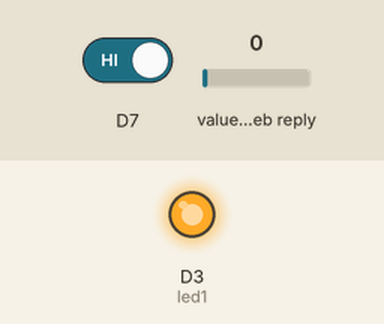
A sketch run on a simulated ESP8266 (NodeMCU). Parts: output pins drawn as LEDs (lit = HIGH). The test bench sets the inputs (shaded band); at power-on: D7 HIGH, value in the web reply 0. WiFi joins after 1.5 s; servers stay silent unless stated; web services answer with replies made up by the test bench.

Above: at 2.6 s.
2.7 s: D7 driven LOW
At 3.2 s:
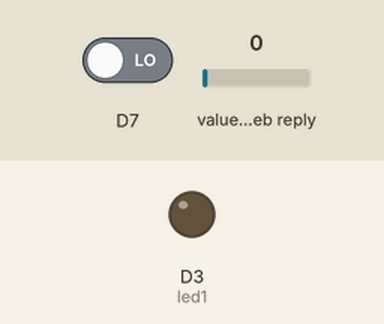
4.2 s: D7 driven HIGH
At 5.2 s:
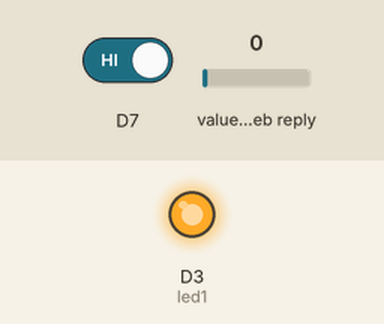
Timing chart, 0 to 7.2 s (numbered marks = the images above; inputs shaded):
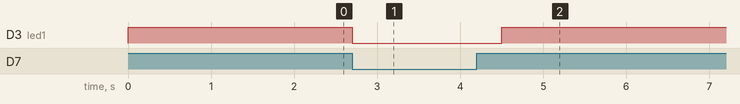

The sketch:

smartlight.ino
```cpp
#include <ESP8266WiFi.h>
#include <WiFiClient.h>
#include <ThingSpeak.h>

const char* ssid = "Beast Gogeta"; // Replace with your Wi-Fi SSID
const char* password = "instagram"; // Replace with your Wi-Fi password

WiFiClient client;

unsigned long myChannelNumber = 2285389; // ThingSpeak channel number
const char * myWriteAPIKey = "XCZL7HQUFCL9FRDR"; // ThingSpeak write API key
const char * myReadAPIKey = "LJ24LIGM1ARTNVPL"; // ThingSpeak read API key

int led1 = D3; // GPIO pin for LED

void setup() {
    Serial.begin(9600); // Initialize serial communication
    pinMode(led1, OUTPUT); // Set LED pin as output
    WiFi.begin(ssid, password); // Connect to Wi-Fi network
    ThingSpeak.begin(client); // Initialize ThingSpeak client
}

void loop() {
    int s1 = digitalRead(D7); // Read digital value from IR sensor
    if (s1 == 0) {
        digitalWrite(led1, LOW); // Turn off LED if sensor detects no motion
    } else {
        digitalWrite(led1, HIGH); // Turn on LED if sensor detects motion
    }

    // Upload sensor data to ThingSpeak
    ThingSpeak.writeField(myChannelNumber, 2, s1, myWriteAPIKey); // Upload IR sensor data
    ThingSpeak.writeField(myChannelNumber, 5, led1, myWriteAPIKey); // Upload LED state

    // Read LED state from ThingSpeak and control LED accordingly
    int led_1 = ThingSpeak.readIntField(myChannelNumber, 5, myReadAPIKey);
    if (led_1 == 1) {
        digitalWrite(led1, HIGH); // Turn on LED if commanded by ThingSpeak
    } else {
        digitalWrite(led1, LOW); // Turn off LED if commanded by ThingSpeak
    }
}
```

Measured:
- after the input at 2.7 s, D3 (led1): HIGH → LOW at once
- after the input at 4.2 s, D3 (led1): LOW → HIGH after 0.30 s
